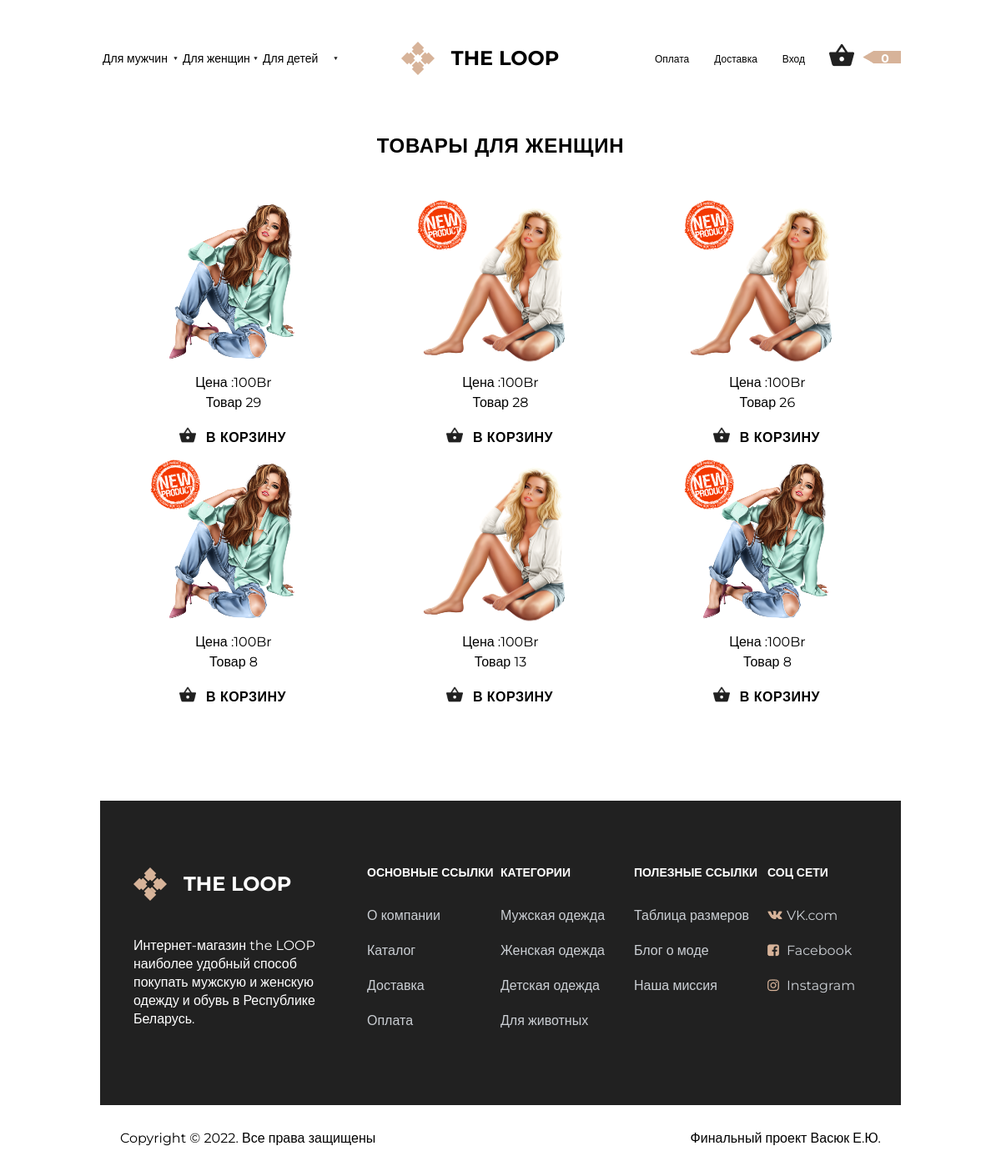
The app's page /catalog/1 with its own data.
### tables this page shows
CREATE TABLE `product` (
  `id` int NOT NULL,
  `name` varchar(255) NOT NULL,
  `category_id` int NOT NULL,
  `code` int NOT NULL,
  `price` float NOT NULL,
  `availability` int NOT NULL,
  `brand` varchar(255) NOT NULL,
  `image` varchar(255) NOT NULL DEFAULT 'image',
  `description` text NOT NULL,
  `is_new` int NOT NULL DEFAULT '0',
  `is_recommended` int NOT NULL DEFAULT '0',
  `status` int NOT NULL DEFAULT '1',
  `catalog_id` int NOT NULL DEFAULT '0',
  `discount` tinyint(1) NOT NULL DEFAULT '0',
  `discount_price` int NOT NULL DEFAULT '0'
);

### config/routes.php (called while the page is built)
<?php
return array(
   'delivery' => 'site/delivery',
   'about' => 'site/about',
   'payment' => 'site/payment',
   'product/([0-9]+)' => 'product/view/$1',
   'catalog/([0-9]+)' => 'catalog/index/$1',
   'catalog_d' => 'catalog/discount',
   'catalog_n' => 'catalog/new',
   'catalog' => 'catalog/catalog',
   'category/([0-9]+)/page-([0-9]+)' => 'catalog/category/$1/$2',
   'category/([0-9]+)' => 'catalog/category/$1',
   'cart/addAjax/([0-9]+)' => 'cart/addAjax/$1',
   'cart/add/([0-9]+)' => 'cart/add/$1',
   'cart/checkout' => 'cart/checkout',
   'cart/delete/([0-9]+)' => 'cart/delete/$1',
   'cart' => 'cart/index',
   'user/register' => 'user/register',
   'user/login' => 'user/login',
   'user/logout' => 'user/logout',
   'admin/product/create' => 'adminProduct/create',
   'admin/product/update/([0-9]+)' => 'adminProduct/update/$1',
   'admin/product/delete/([0-9]+)' => 'adminProduct/delete/$1',
   'admin/product' => 'adminProduct/index',
   'cabinet/edit' => 'cabinet/edit',
   'cabinet' => 'cabinet/index',
   'admin' => 'admin/index',
   'contacts' => 'site/contact',
   '' => 'site/index',
);

### controllers/CatalogController.php (called while the page is built, shortened)
<?php
class CatalogController
{
   public function actionIndex($catalogId)
   {
      $catalogProducts = Product::getCatalogProducts($catalogId, 6);
      require_once(ROOT . '/views/catalog/index.php');
      return true;
   }
}

### index.php (called while the page is built, shortened)
<?php
$router = new Router;
$router->run();

### models/Product.php (called while the page is built, shortened)
<?php
class product
{
   public static function getCatalogProducts($catalogId, $count = self::SHOW_BY_DEFAULT)
   {
      $count = intval($count);
      $catalogId = intval($catalogId);
      $db = Db::getConnection();
      $productsList = array();
      $result = $db->query('SELECT id, name, price, image, is_new FROM product WHERE status = "1" AND catalog_id = "' . $catalogId . '" ORDER BY id DESC LIMIT ' . $count);
      $i = 0;
      while ($row = $result->fetch()) {
         $productsList[$i]['id'] = $row['id'];
         $productsList[$i]['name'] = $row['name'];
         $productsList[$i]['price'] = $row['price'];
         $productsList[$i]['image'] = $row['image'];
         $productsList[$i]['is_new'] = $row['is_new'];
         $i++;
      }
      return $productsList;
   }
}

### views/catalog/index.php (the view, shortened to what this page needs)
<?php include ROOT . '/views/layouts/header.php'; ?>
<section class="catalog_cat">
   <div class="catalog">
      <div class="container">
         <div class="catalog_content_cat">
            <div class="catalog_title_cat">
               <h3>товары для <?php switch ($catalogId) {
                                 case 1:
                                    echo "женщин";
                                    break;
                              } ?></h3>
            </div>
            <div class="catalog_content_cat_list_wrapper">
               <?php foreach ($catalogProducts as $product) : ?>
                  <div class="catalog_content_cat_list">
                     <a href="/product/<?php echo $product['id']; ?>">
                        <?php if ($product['is_new'] == 1) : ?>
                           <div class="new">
                              <img src="/template/images/new.png" alt="new">
                           </div>
                        <?php endif; ?>
                        <?php if ($product['image'] == 'image') : ?>
                           <img src="<?php echo Product::getImage($product['id']); ?>" alt="product" />
                        <?php else : ?>
                           <img src="<?php echo $product['image']; ?>" alt="product" />
                        <?php endif; ?>
                     </a>
                     <div class="catalog_content_cat_price">
                        Цена :<?php echo $product['price'] ?>Br
                     </div>
                     <div class="catalog_content_cat_name">
                        <?php echo $product['name'] ?>
                     </div>
                     <div class="catalog_content_cat_cart">
                        <button class="button_cart">
                           <a href="/cart/add/<?php echo $product['id']; ?>" class="add-to-cart" data-id="<?php echo $product['id']; ?>">
                              <div class="ico_cart_button">в корзину</div>
                           </a>
                        </button>
                     </div>
                  </div>
               <?php endforeach; ?>
            </div>
         </div>
      </div>
   </div>
</section>
<?php include ROOT . '/views/layouts/footer.php'; ?>

### components/Router.php (shortened to what this page needs)
<?php
class Router
{
   private $routes;
   public function __construct()
   {
      $routePath = ROOT . '/config/routes.php';
      $this->routes = include($routePath);
   }
   private function getURI()
   {
      if (!empty($_SERVER['REQUEST_URI'])) {
         return trim($_SERVER['REQUEST_URI'], '/');
      }
   }
   public function run()
   {
      $uri = $this->getURI();
      foreach ($this->routes as $uriPattern => $path) {
         if (preg_match("~$uriPattern~", $uri)) {
            $internalRoute = preg_replace("~$uriPattern~", $path, $uri);
            $segments = explode('/', $internalRoute);
            $controllerName = ucfirst(array_shift($segments)) . 'Controller';
            $actionName = 'action' . ucfirst(array_shift($segments));
            $parameters = $segments;
            $controllerObject = new $controllerName;
            $result = call_user_func_array(array($controllerObject, $actionName), $parameters);
            if ($result != null) {
               die;
            }
         }
      }
   }
}

### template/css/main.css (style rules this page uses)
* { margin: 0; padding: 0; }
body { font-family: 'Montserrat', sans-serif; font-size: 16px; }
.container { width: 80%; max-width: 1440px; margin: 0 auto; }
.button_cart { border: 0; background-color: #fff; width: 160px; padding: 10px 25px 10px 15px; cursor: pointer; margin-top: 10px; border-radius: 5px; }
.catalog { background-color: #fff; height: 700px; }
.catalog_cat { height: 800px }
.catalog>.container { height: 100%; }

### template/css/main_cat.css (style rules this page uses)
.catalog .catalog_title_cat h3 { text-transform: uppercase; font-weight: 600; font-size: 24px; line-height: 30px; letter-spacing: 0.03em; margin: 0px 0 50px 0px; text-align: center; }
.catalog .catalog_content_cat { width: 100%; display: inline-block; }
.catalog_content_cat_list_wrapper { width: 100%; display: flex; flex-wrap: wrap; }
.catalog .catalog_content_cat_list { width: 33.33%; display: flex; flex-direction: column; }
.catalog .catalog_content_cat_list img { height: 200px; width: 200px; }
.catalog .catalog_content_cat_list a { color: #000; text-decoration: none; text-transform: none; font-weight: 600; font-size: 25px; line-height: 26px; letter-spacing: 0.03em; margin: auto; }
.catalog .catalog_content_cat_list .button_cart { display: flex; justify-content: space-between; margin-bottom: 10px; }
.ico_cart_button { width: 160px; height: 19px; background-image: url(/template/images/shopping_cart.png); background-size: auto 100%; background-repeat: no-repeat; }
.catalog .catalog_content_cat_list .button_cart a { text-transform: uppercase; text-decoration: none; color: #000; font-size: 16px; }
.catalog_content_cat_price { text-align: center; margin: 5px 0 5px 0; }
.catalog_content_cat_name { text-align: center; }
.catalog_content_cat_cart { margin: auto; }
.new { width: 0px; height: 0px; transform: scale(0.3); position: relative; right: 0%; }

### records on screen
product: image (picture), price "100", name "Товар 29"
product: is_new 1 (drawn), image (picture), price "100", name "Товар 28"
product: is_new 1 (drawn), image (picture), price "100", name "Товар 26"
product: is_new 1 (drawn), image (picture), price "100", name "Товар 8"
product: image (picture), price "100", name "Товар 13"
product: is_new 1 (drawn), image (picture), price "100", name "Товар 8"
